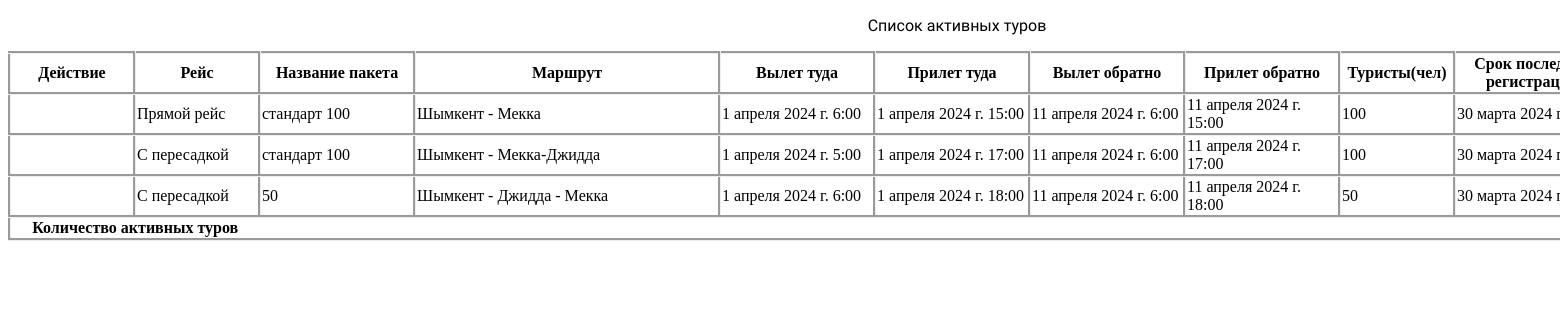
Before: /active_tours/ with the older database file.
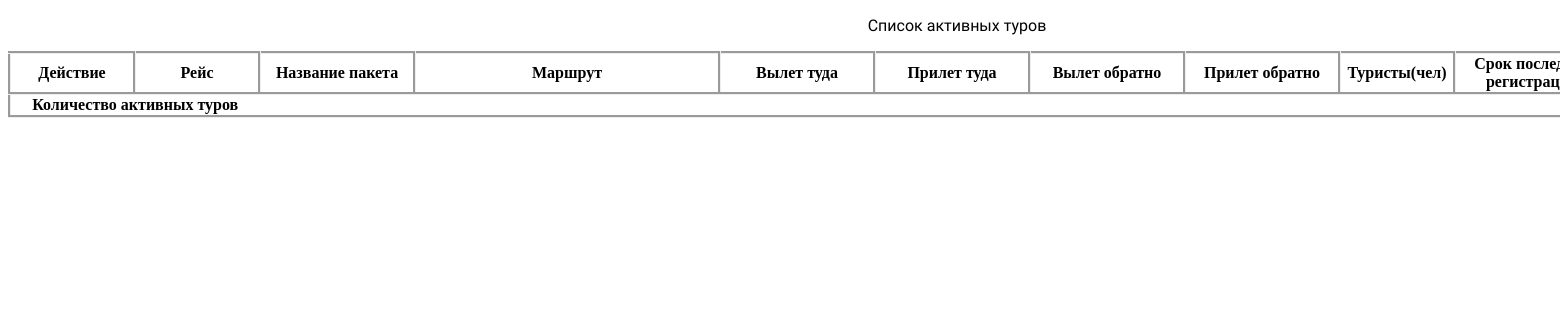
After: the same page with the newer database file.
### firstapp/models.py (models this page shows)
class Tours (models.Model):
    FlightType = models.CharField(max_length=200)                                # Направление рейса
    PaketName = models.CharField(max_length=200)                                 # Название пакета
    TourRoute = models.CharField(max_length=200)                                 # Маршрут
    DepartureFromOrigin = models.DateTimeField(auto_now=False, blank=True)       # --> Дата вылета туда
    TransitToArrival = models.DateTimeField(auto_now=False, blank=True)          # --> Транзит туда - прилет
    TransitToDeparture = models.DateTimeField(auto_now=False, blank=True)        # --> Транзит туда - вылет
    ArrivalDestination = models.DateTimeField(auto_now=False, blank=True)        # --> Дата прилета туда
    WaitingTimeTo = models.CharField(max_length=50, blank=True)                  # --> Ожидание транзит - туда
    DepartureFromDestination = models.DateTimeField(auto_now=False, blank=True)  # <-- Дата вылета обратно
    TransitFromArrival = models.DateTimeField(auto_now=False, blank=True)        # <-- Транзит обратно - прилет
    TransitFromDeparture = models.DateTimeField(auto_now=False, blank=True)      # <-- Транзит обратно - вылет
    ArrivalOrigin = models.DateTimeField(auto_now=False, blank=True)             # <-- Дата прилета обратно
    WaitingTimeFrom = models.CharField(max_length=50, blank=True)                # <-- Ожидание транзит - обратно
    AirlineChoose = models.CharField(max_length=200)                             # Выбор авиакомпании
    TouristQuantity = models.SmallIntegerField()                                 # Количество туристов
    HotelMekka = models.CharField(max_length=200)                                # Отель в Мекке
    HotelMekkaIn = models.DateTimeField(auto_now=False, blank=True)              # Заезд в отель в Мекке
    HotelMekkaOut = models.DateTimeField(auto_now=False, blank=True)             # Выезд из отеля в Мекке
    HotelMedina = models.CharField(max_length=200)                               # Отель в Медина
    HotelMedinaIn = models.DateTimeField(auto_now=False, blank=True)             # Заезд в отель в Медина
    HotelMedinaOut = models.DateTimeField(auto_now=False, blank=True)            # Выезд из отеля в Медина
    FoodChoose = models.CharField(max_length=200)                                # Выбор питания
    RoomChoose = models.CharField(max_length=200)                                # Выбор размешения
    GidChoose = models.CharField(max_length=200)                                 # Выбор гида
    TransferChoose = models.CharField(max_length=200)                            # Выбор трансфера
    TourDeadline = models.DateTimeField(auto_now=False, blank=True)              # Срок последней регистрации
    FlightTicketPrice = models.CharField(max_length=200)                         # Цена авиабилета
    TouristVisaPrice = models.CharField(max_length=200)                          # Цена визы туриста
    MekkaHotelPrice = models.CharField(max_length=200)                           # Цена отеля в Мекке
    MedinaHotelPrice = models.CharField(max_length=200)                          # Цена отеля в Медина
    TransferPrice = models.CharField(max_length=200)                             # Трансфер
    HadjKitPrice = models.CharField(max_length=200)                              # Хадж набор
    GidPrice = models.CharField(max_length=200)                                  # Гид
    Comission = models.CharField(max_length=200)                                 # Комиссия
    TourDiscount = models.CharField(max_length=200)                              # Скидка
    FoodPriceRO = models.CharField(max_length=200)                               # Питание за RO
    FoodPriceBB = models.CharField(max_length=200)                               # Питание за BB
    FoodPriceHB = models.CharField(max_length=200)                               # Питание за HB
    FoodPriceFB = models.CharField(max_length=200)                               # Питание за FB
    FoodPriceAI = models.CharField(max_length=200)                               # Питание за AI
    RoomPriceSGL = models.CharField(max_length=200)                              # Цена за размешение SGL
    RoomPriceDBL = models.CharField(max_length=200)                              # Цена за размешение DBL
    RoomPriceTRP = models.CharField(max_length=200)                              # Цена за размешение TRP
    RoomPriceQDR = models.CharField(max_length=200)                              # Цена за размешение QDR
    TourSummary = models.CharField(max_length=200)                               # Итого тура
    TourCreateDate = models.DateTimeField(auto_now=False, blank=True)            # Дата создания тура

### firstapp/views.py (the view)
# urls.py: path('active_tours/', views.ActiveTours),
def ActiveTours(request):
    tours = Tours.objects.values()
    return render(request, 'active_tours.html', context={'tour_data': tours})

### firstapp/templates/active_tours.html (shortened to what this page needs)
<!DOCTYPE html>
{% load static %}
<html lang="en">
<head>
    <link rel="stylesheet" type="text/css" href="{% static 'css/active_tours.css' %}">
    <link rel="stylesheet" type="text/css" href="{% static 'css/settings.css' %}">
</head>
<body>
<div>
    <table class="tour_table">
         <caption>
             Список активных туров
         </caption>
        <thead>
        <tr>
            <th style="width: 120px;" class="tour_list">Действие</th>
            <th style="width: 120px;" class="tour_list">Рейс</th>
            <th style="width: 150px;" class="tour_list">Название пакета</th>
            <th style="width: 300px;" class="tour_list">Маршрут</th>
            <th style="width: 150px;" class="tour_list">Вылет туда</th>
            <th style="width: 150px;" class="tour_list">Прилет туда</th>
            <th style="width: 150px;" class="tour_list">Вылет обратно</th>
            <th style="width: 150px;" class="tour_list">Прилет обратно</th>
            <th style="width: 110px;" class="tour_list">Туристы(чел)</th>
            <th style="width: 150px;" class="tour_list">Срок последней регистрации</th>
        </tr>
        </thead>
        <tbody id="active_tours">
        {% for i in tour_data %}
        <tr>
            <td class="tour_list"> </td>
            <td class="tour_list"> {{i.FlightType}}</td>
            <td class="tour_list"> {{i.PaketName}}</td>
            <td class="tour_list"> {{i.TourRoute}}</td>
            <td class="tour_list"> {{i.DepartureFromOrigin}}</td>
            <td class="tour_list"> {{i.ArrivalDestination}}</td>
            <td class="tour_list"> {{i.DepartureFromDestination}}</td>
            <td class="tour_list"> {{i.ArrivalOrigin}}</td>
            <td class="tour_list"> {{i.TouristQuantity}}</td>
            <td class="tour_list"> {{i.TourDeadline}}</td>
            {% endfor %}
        </tbody>
        <tfoot>
    <tr>
      <th scope="row" colspan="2">Количество активных туров</th>
      <td colspan="2"> {{len}} </td>
    </tr>
  </tfoot>
    </table>
</div>
</body>
</html>

Changed rows visible on the page:
removed Tours: FlightType "Прямой рейс", PaketName "стандарт 100", TourRoute "Шымкент - Мекка", DepartureFromOrigin "1 апреля 2024 г. 6:00", ArrivalDestination "1 апреля 2024 г. 15:00", DepartureFromDestination "11 апреля 2024 г. 6:00", ArrivalOrigin "11 апреля 2024 г. 15:00", TouristQuantity "100", TourDeadline "30 марта 2024…"
removed Tours: FlightType "C пересадкой", PaketName "стандарт 100", TourRoute "Шымкент - Мекка-Джидда", DepartureFromOrigin "1 апреля 2024 г. 5:00", ArrivalDestination "1 апреля 2024 г. 17:00", DepartureFromDestination "11 апреля 2024 г. 6:00", ArrivalOrigin "11 апреля 2024 г. 17:00", TouristQuantity "100", TourDeadline "30 марта 2024…"
removed Tours: FlightType "C пересадкой", PaketName "50", TourRoute "Шымкент - Джидда - Мекка", DepartureFromOrigin "1 апреля 2024 г. 6:00", ArrivalDestination "1 апреля 2024 г. 18:00", DepartureFromDestination "11 апреля 2024 г. 6:00", ArrivalOrigin "11 апреля 2024 г. 18:00", TouristQuantity "50", TourDeadline "30 марта 2024…"
